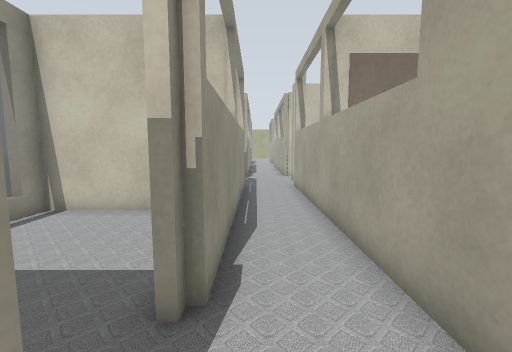
View 1 (above)

24 first-person views from a walk through a Gazebo world. The camera is 0.94 m above the floor, tilts 6° down and sees 90° across. The lines on the ground mark 1 m squares. The floor is counted in squares, 0.5 m on a side. Each view is taken from the middle of a square. On the plan, view 1 faces up. The plan holds only what a view shows up to about 15 squares ahead; the rest is blank. The place goes on beyond the plan. Gazebo's built-in surfaces are drawn with simple patterns. Some surface patterns are stand-ins.

View 2
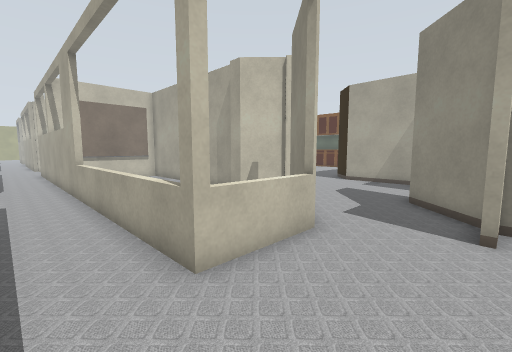

View 3
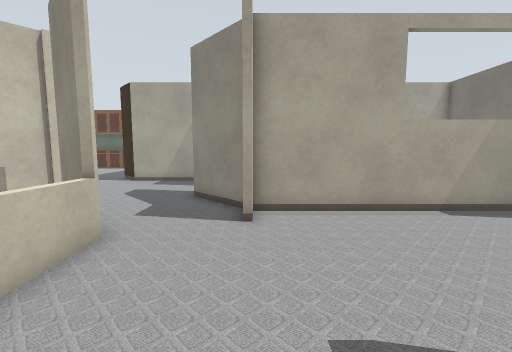

View 4
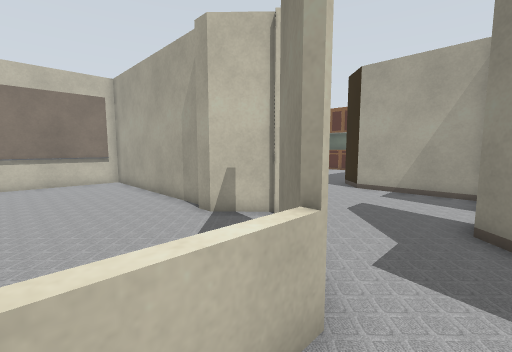

View 5
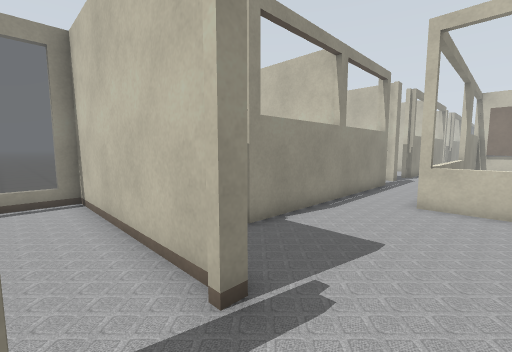

View 6
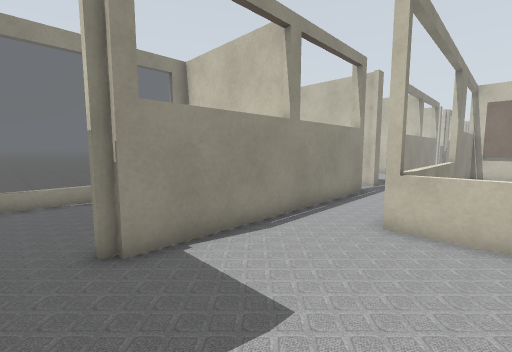

View 7
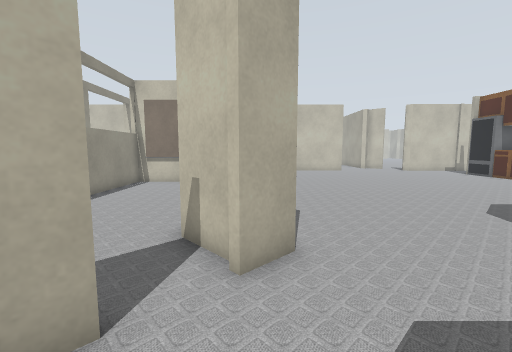

View 8
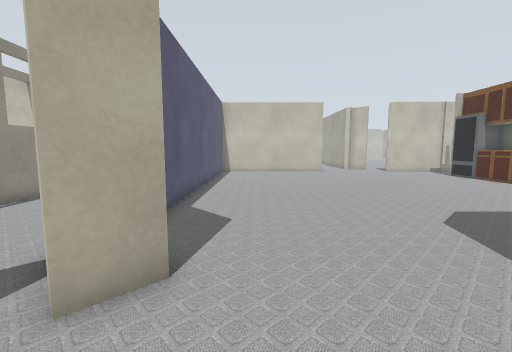

View 9
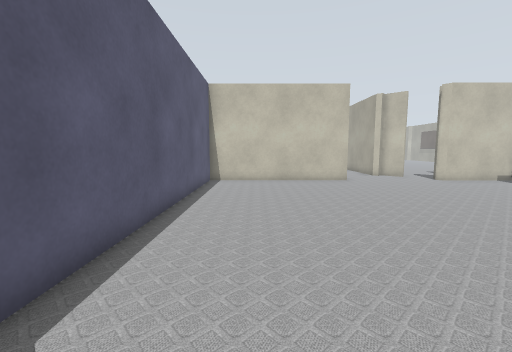

View 10
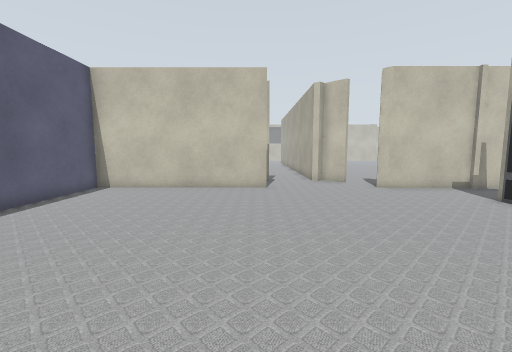

View 11
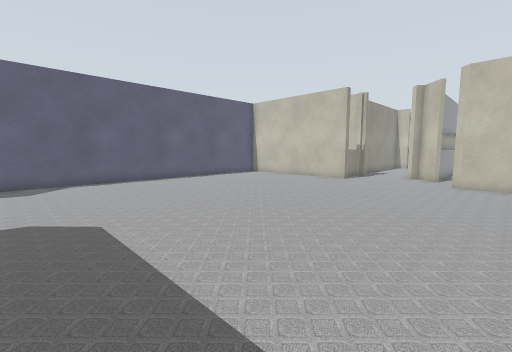

View 12
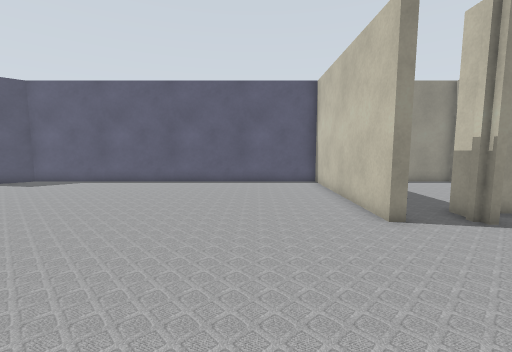

View 13
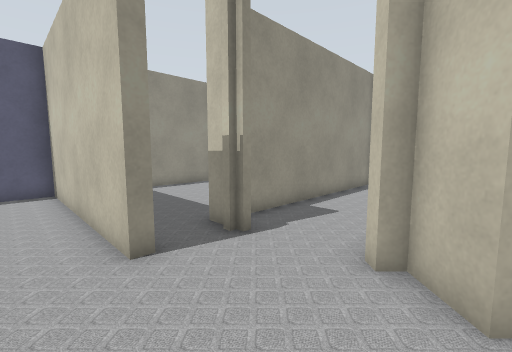

View 14
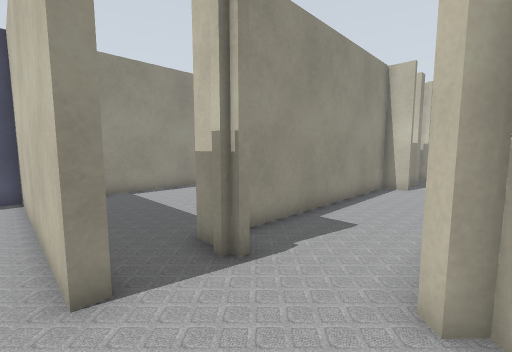

View 15
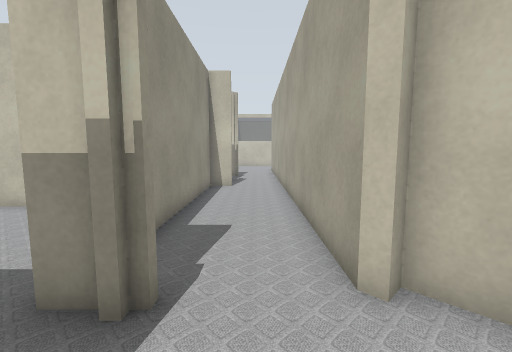

View 16
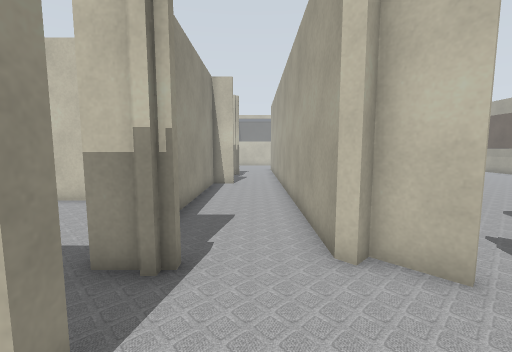

View 17
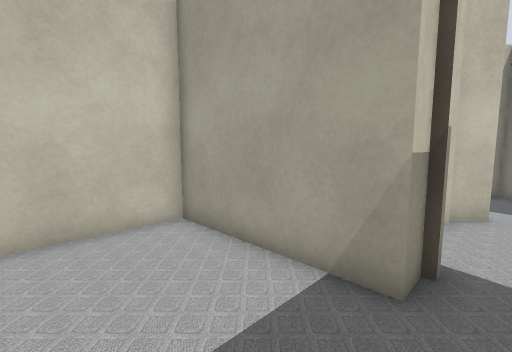

View 18
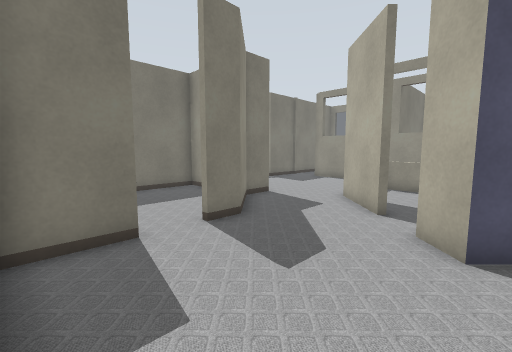

View 19
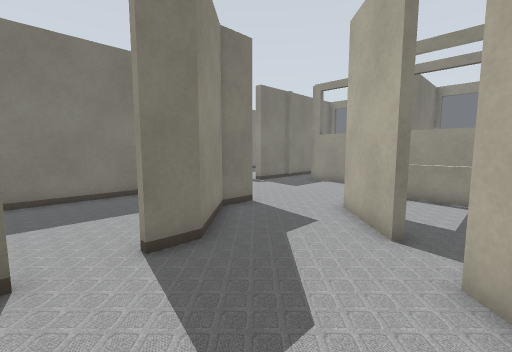

View 20
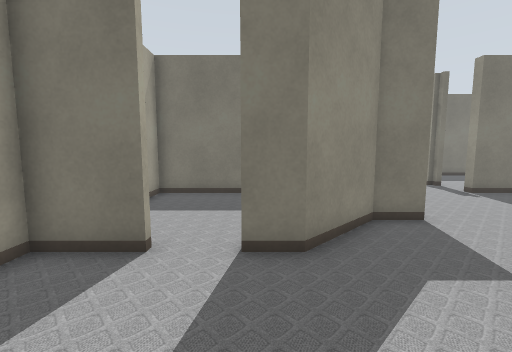

View 21
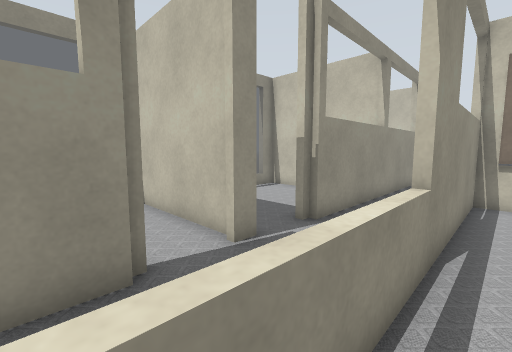

View 22
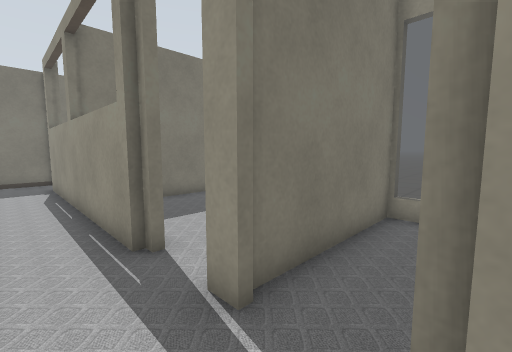

View 23
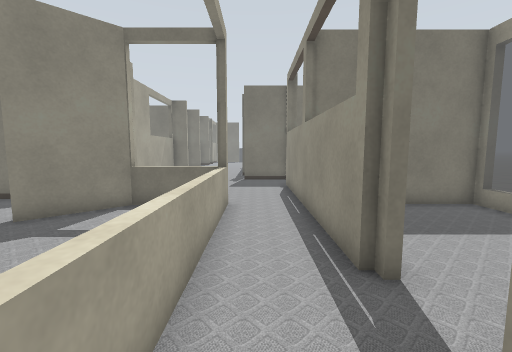

View 24
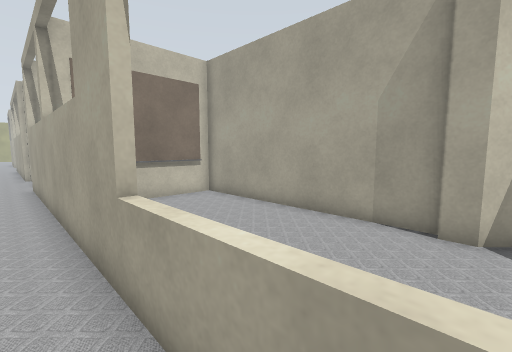

### Floor plan
Points are (right, up) in squares from view 1. A wall is a line through its corners. A room is listed if a view was taken in it or the views show most of it. See-through windows are left out.
Room 1 (views 1, 2, 3, 4, 5, 6, 24)
walls: (1.2, -14.1) (-5.5, -14.1); (6.5, -9.7) (8, -9.7); (5.3, -6.7) (2, -6.7) (2, 1.5); (-0.9, -13.9) (1.7, -13.9) (1.7, -14.4); (-0.6, -1.8) (-0.6, -11.8); (7.7, -16.5) (7.7, -9.9) (6.5, -9.9); (-0.8, 0.9) (-0.8, 0.1)
ways out: opening at (7, -7.5) to room 5; opening at (0.5, 0.5) to room 6; opening at (-1, -12.5); opening at (-1, -1)
Room 2 (views 7, 8, 9, 10, 11, 12, 13, 16, 18, 19, 20)
walls: (16.5, 15.5) (8.2, 15.5) (8.2, -0.9) (9.7, -2.4) (8.7, -3.4); (13, -7.5) (15.2, -7.5) (15.2, -2.6) (16.4, -1.5); (24.5, 15.3) (22.3, 15.3); (9.4, -8.2) (10.1, -7.5) (11.4, -7.5)
ways out: opening at (19, 15.5) to room 3; opening at (9, -5.5) to room 5; opening at (12.5, -8) to room 7
Room 3 (views 14, 15)
walls: (16.4, 17.8) (15.4, 17.8); (21, 17.3) (20, 18.3) (19.6, 18) (19.4, 18.3) (19.4, 30.2); (16.9, 28) (15.7, 28) (15.7, 19.1); (16.5, 16) (16.5, 15.5); (22.3, 15.3) (22, 15.6); (16.5, 30.9) (16.5, 30.1)
ways out: opening at (19, 15.5) to room 2; opening at (15.5, 17) to room 4
Room 4 (view 17)
walls: (15.4, 17.8) (15.4, 23.2) (8.2, 23.2) (8.2, 18)
ways out: opening at (15.5, 17) to room 3
Room 5 (view 21)
walls: (7.7, -1) (7.7, 7.7) (1.9, 7.7); (8.8, -3.1) (7.4, -1.7) (7.4, -1); (7.4, -4.6) (5.3, -6.7); (2.2, 7.8) (2.2, -6.6) (5, -6.6) (7.3, -4.4); (7.7, -9.9) (9.4, -8.2)
ways out: opening at (7, -7.5) to room 1; opening at (9, -5.5) to room 2
Room 6 (views 22, 23)
walls: (-0.8, 3) (-0.8, 2.5); (-0.6, 13.2) (-0.6, 2.9); (2, 1.5) (2, 13.2)
ways out: opening at (0.5, 0.5) to room 1; opening at (-1, 2); opening at (0.5, 15.5)
Room 7 (no view inside)
walls: (7.9, -12.9) (7.9, -13.9) (15.2, -13.9) (15.2, -12.8)
ways out: opening at (12.5, -8) to room 2

Positions as (right, up) in squares from view 1, and headings:
1: (0, 0), facing up
2: (0, -10), facing up-right
3: (0, -10), facing right
4: (3, -8), facing up-right
5: (4, -16), facing up-left
6: (4, -13), facing up-left
7: (9, -7), facing up
8: (11, -6), facing up
9: (11, 0), facing up
10: (16, 3), facing up
11: (24, 0), facing up-left
12: (23, 12), facing left
13: (21, 14), facing up-left
14: (20, 15), facing up-left
15: (18, 15), facing up
16: (18, 14), facing up
17: (12, 17), facing up-right
18: (15, -2), facing down-left
19: (13, -3), facing down-left
20: (11, -3), facing down
21: (3, -3), facing up-left
22: (1, 3), facing down-left
23: (1, 2), facing down
24: (1, -2), facing up-right
